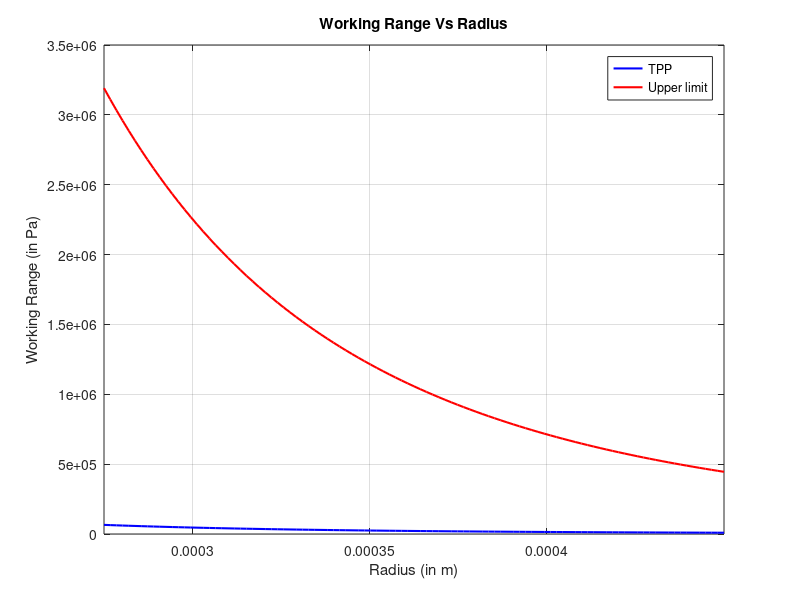

Here is the MATLAB script that generated this plot:
R_vector = linspace(275 * 10^-6, 450 * 10^-6, 101);
TPP = zeros(1, numel(R_vector));
UL = zeros(1, numel(R_vector));

% Parameters
hmax = 15 * 10^-6;
g = 8.5 * 10^-6;
t = 0.1 * 10^-6;
E = 170 * 10^9;
v = 0.28;

for i = 1 : numel(R_vector)
    R = R_vector(i);

    % Calculating rs
    rs = hmax / 4 + R^2 / hmax;
    
    % Calculating D
    D = E * (hmax / 2)^3 / (12 * (1 - v^2));

    % Calculating TPP
    TPP(i) = 64 * D * (g - t - rs + sqrt(rs^2 - R^2)) / R^4;

    % Calculating UL
    UL(i) = 40000 * D * (g - t - sqrt(rs^2 - 0.64 * R^2) + sqrt(rs^2 - R^2)) / (81 * R^4);
end

% Plotting the graph
plot(R_vector, TPP, 'b', 'LineWidth', 1.5);
hold on
plot(R_vector, UL, 'r', 'LineWidth', 1.5);
xlim([275 * 10^-6, 450 * 10^-6]);
xlabel('Radius (in m)');
ylabel('Working Range (in Pa)');
title('Working Range Vs Radius');
legend('TPP', 'Upper limit');
grid on;
